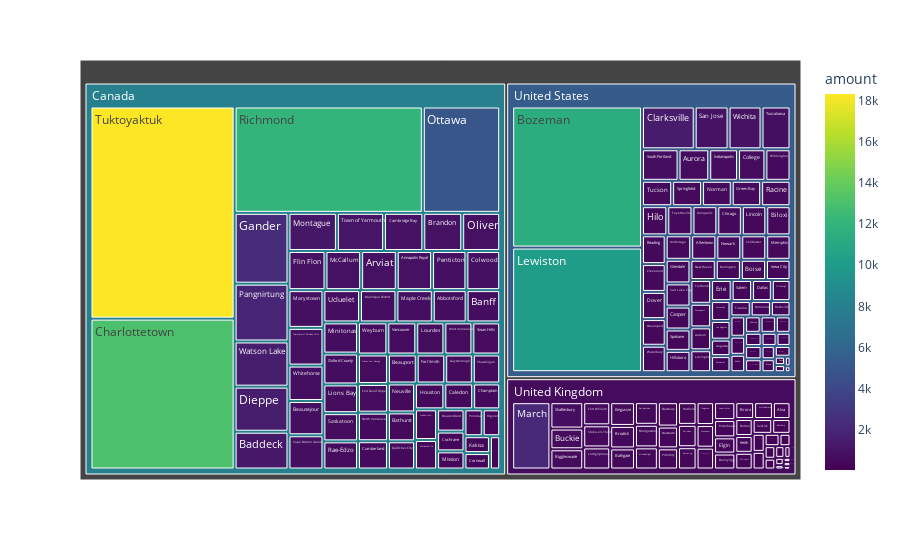

Notebook source saved alongside this figure:
### Markdown cell above
*Representación de ventas por país y ciudad*

### Code cell
# Unir transactions con data_users para obtener país y ciudad del comprador
transactions_with_users = dict_transactions['transactions'].merge(dict_transactions['data_users'][['user_id', 'country', 'city']], on='user_id', how='left')

# Agrupar por país y ciudad sumando el monto de compras
grouped_data = transactions_with_users.groupby(['country', 'city'], as_index=False)['amount'].sum()

# Crear el gráfico Treemap
fig = px.treemap(
    grouped_data, 
    path=['country', 'city'],  # Jerarquía de datos
    values='amount',  # Tamaño basado en el valor de compras
    color='amount',  # Colorear por valor de compras
    hover_data=['amount'],  # Mostrar información adicional al pasar el cursor
    color_continuous_scale='Viridis'  # Esquema de colores
)

# Hover text
fig.update_traces(hovertemplate=
                "<b>%{parent}</b><br>" +
                "<b>%{label}</b><br>" +  
                "Total sales: $ %{value}",
)

# Mostrar
fig.show()

### Figure 1 — Plotly figure (JSON) as saved in the notebook; plotly's stock layout.template omitted (floating-point values rounded to 4 significant figures; data arrays with more than 128 entries replaced by an {"elided": "..."} marker saying what was removed)
{"data": [{"branchvalues": "total", "customdata": {"elided": "188x2 float values"}, "domain": {"x": [0, 1], "y": [0, 1]}, "hovertemplate": "<b>%{parent}</b><br><b>%{label}</b><br>Total sales: $ %{value}", "ids": {"elided": "188 str values"}, "labels": {"elided": "188 str values"}, "marker": {"coloraxis": "coloraxis", "colors": {"elided": "188 float values"}}, "name": "", "parents": {"elided": "188 str values"}, "type": "treemap", "values": {"elided": "188 float values"}}], "layout": {"coloraxis": {"colorbar": {"title": {"text": "amount"}}, "colorscale": [[0, "#440154"], [0.1111, "#482878"], [0.2222, "#3e4989"], [0.3333, "#31688e"], [0.4444, "#26828e"], [0.5556, "#1f9e89"], [0.6667, "#35b779"], [0.7778, "#6ece58"], [0.8889, "#b5de2b"], [1, "#fde725"]]}, "legend": {"tracegroupgap": 0}, "margin": {"t": 60}}}
